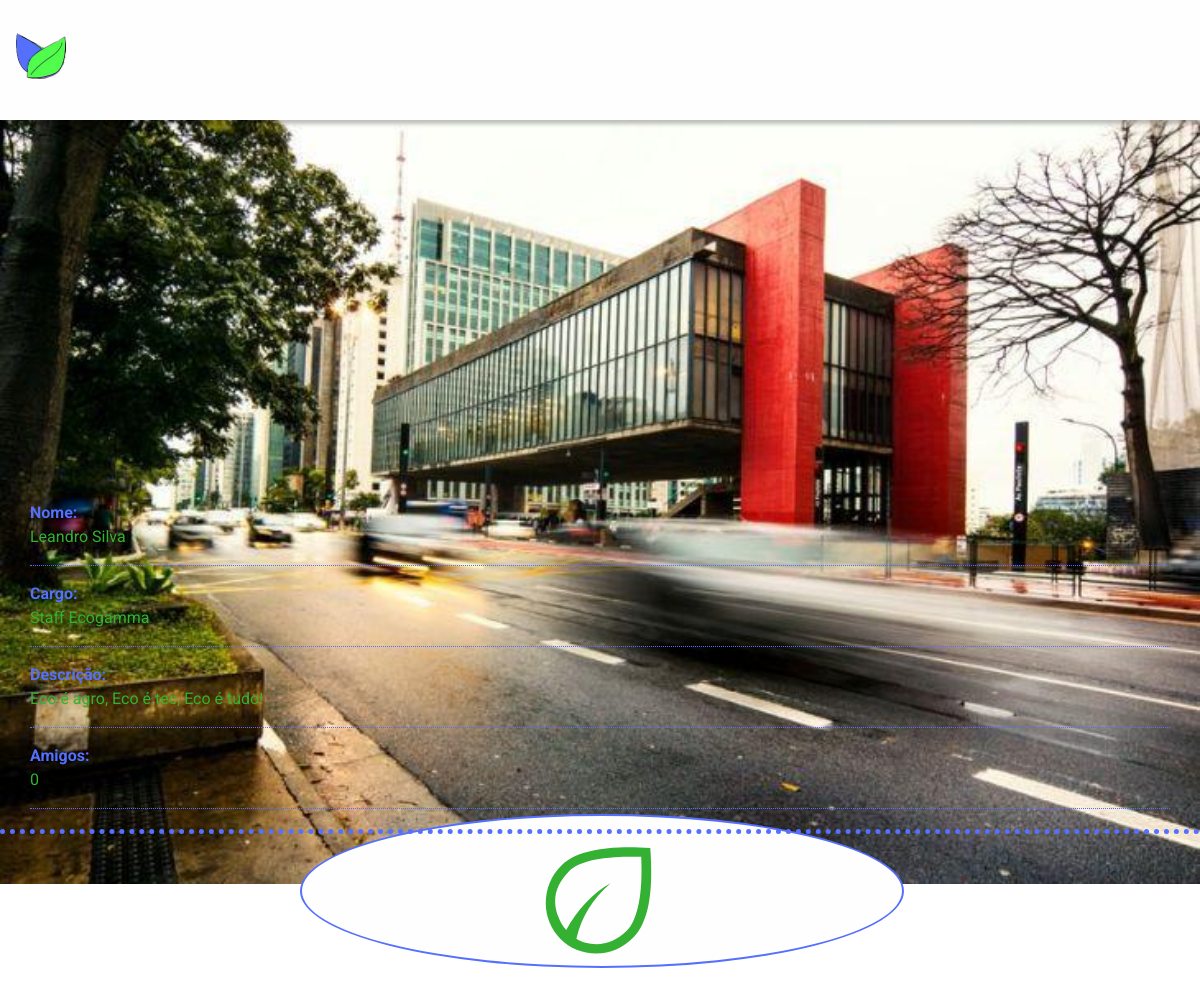
Page /estrutura/perfil.php (signed in) on the committed database.
### tables this page shows
CREATE TABLE IF NOT EXISTS `usuarios` (
  `id` int(11) NOT NULL AUTO_INCREMENT COMMENT 'id de cada um dos user',
  `token` tinyint(1) DEFAULT '0' COMMENT 'token de adm',
  `nome` varchar(80) NOT NULL COMMENT 'nome',
  `sobrenome` varchar(80) NOT NULL COMMENT 'sobrenome',
  `email` varchar(80) NOT NULL COMMENT 'email do usuário',
  `senha` varchar(45) NOT NULL COMMENT 'senha',
  `senhaC` varchar(45) NOT NULL COMMENT 'senha confirmada',
  `dataN` date NOT NULL COMMENT 'data de nascimento',
  `genero` varchar(30) NOT NULL COMMENT 'gênero do usuário\r\n(a gente tem lgbtqi+)',
  `numero` varchar(22) NOT NULL,
  `estado` varchar(60) NOT NULL,
  `cidade` varchar(80) NOT NULL COMMENT 'cidade',
  `profissao` varchar(120) NOT NULL COMMENT 'profissão/area de atuação',
  `mdEscuro` tinyint(4) NOT NULL DEFAULT '0',
  `foto` varchar(255) NOT NULL,
  `descricao` varchar(255) NOT NULL COMMENT 'Descricao que aparece no perfil do usuário',
  `amigos` int(20) NOT NULL DEFAULT '0',
  PRIMARY KEY (`id`)
);

### estrutura/administracao/sessao.php (called while the page is built, shortened)
<?php
include 'conexao.php';
    if (!isset($_SESSION['logado'])) {
        $_SESSION['logado'] = 0;
    } else {
        if ($_SESSION['logado'] == 1) {
            $email = $_SESSION['email'];
            $sql = "SELECT id, token, nome, sobrenome, email, dataN, genero, numero, estado, cidade, profissao, mdEscuro,
            foto, descricao, amigos FROM usuarios WHERE email = '$email'";
            $result = mysqli_query($conn, $sql);
            if (mysqli_num_rows($result) > 0) {
                while ($row = mysqli_fetch_assoc($result)) {
                    $nome = $row["nome"];
                    $sobrenome = $row["sobrenome"];
                    $estado = $row["estado"];
                    $foto = $row["foto"];
                    $profissao = $row["profissao"];
                    $descricao = $row["descricao"];
                    if (empty($descricao)) {
                        $descricao = 'Eco é agro, Eco é tec, Eco é tudo!';
                    }
                    $amigos = $row["amigos"];
                }
            } else {
                echo "0 results";
            }
        };
    }
?>

### estrutura/perfil.php (the view, shortened to what this page needs)
<!DOCTYPE html>
<html lang="pt-br">
<head>
  <?php include './base/linksGlobais.php' ?>
</head>
<body>
  <?php
  include './administracao/sessao.php';
  ?>
  <header class="header__interno">
    <div class="container">
      <div class="container__logo">
        <a href="login.php"><img src="../imagens/logos/logo-principal.png" alt="Logo Principal do Ecogamma" class="container__logo__imagem"></a>
      </div>
      <div class="container__perfil">
        <a href="perfil.php">
          <span class="material-symbols-outlined container__menu__icone span--verde">&#xe853;</span>
        </a>
      </div>
      <div class="container__chat">
        <a href="chat.php">
          <span class="material-symbols-outlined container__menu__icone span--azul">&#xe8af;</span>
        </a>
      </div>
      <div class="container__chat">
        <a href="logout.php">
          <span class="material-symbols-outlined container__menu__icone span--azul">&#xeffd;</span>
        </a>
      </div>
      <div id="container__menu" onclick="menuLateralInternoOpen()">
        <span class="material-symbols-outlined container__menu__icone span--azul">&#xe5d2;</span>
      </div>
    </div>
  </header>
  <main>
    <?php
    if ($estado == 'ac') {
      $fundo = 'ac.jpg';
    } elseif ($estado == 'al') {
      $fundo = 'al.jpg';
    } elseif ($estado == 'am') {
      $fundo = 'am.jpeg';
    } elseif ($estado == 'ap') {
      $fundo = 'ap.jpg';
    } elseif ($estado == 'ba') {
      $fundo = 'ba.jpg';
    } elseif ($estado == 'ce') {
      $fundo = 'ce.jpg';
    } elseif ($estado == 'df') {
      $fundo = 'df.jpg';
    } elseif ($estado == 'es') {
      $fundo = 'es.png';
    } elseif ($estado == 'go') {
      $fundo = 'go.jpg';
    } elseif ($estado == 'ma') {
      $fundo = 'ma.jpg';
    } elseif ($estado == 'mt') {
      $fundo = 'mt.jpg';
    } elseif ($estado == 'ms') {
      $fundo = 'ms.jpg';
    } elseif ($estado == 'mg') {
      $fundo = 'mg.jpg';
    } elseif ($estado == 'pa') {
      $fundo = 'pa.jpg';
    } elseif ($estado == 'pb') {
      $fundo = 'pb.jpg';
    } elseif ($estado == 'pr') {
      $fundo = 'pr.jpg';
    } elseif ($estado == 'pe') {
      $fundo = 'pe.jpg';
    } elseif ($estado == 'pi') {
      $fundo = 'pi.jpg';
    } elseif ($estado == 'rj') {
      $fundo = 'rj.jpg';
    } elseif ($estado == 'rn') {
      $fundo = 'rn.jpg';
    } elseif ($estado == 'ro') {
      $fundo = 'ro.jpg';
    } elseif ($estado == 'rs') {
      $fundo = 'rr.jpg';
    } elseif ($estado == 'rr') {
      $fundo = 'rr.jpg';
    } elseif ($estado == 'sc') {
      $fundo = 'sc.jpg';
    } elseif ($estado == 'se') {
      $fundo = 'se.jpg';
    } elseif ($estado == 'sp') {
      $fundo = 'sp.jpg';
    } elseif ($estado == 'to') {
      $fundo = 'to.jpg';
    }
    echo "
    <div class='container'>
      <div class='container__perfil'>
        <div class='container__perfil__capa'>
          <img src='../imagens/fundos/" . $fundo . "' alt='Fundo do perfil' class='container__perfil__capa__imagem'>
        </div>
        <div class='container__perfil__foto'>
          <img src='../imagens/" . $foto . "' alt='Fundo do perfil' class='container__perfil__foto__imagem'>
        </div>
        <div class='container__perfil__dados'>
          <ul class='container__perfil__dados__lista'>
            <li class='container__perfil__dados__lista__item'>
              <p>Nome:</p>
              <p>" . $nome . " " . $sobrenome . "</p>
            </li>
            <li class='container__perfil__dados__lista__item'>
              <p>Cargo:</p>
              <p>" . $profissao . "</p>
            </li>
            <li class='container__perfil__dados__lista__item'>
              <p>Descrição:</p>
              <p>" . $descricao . "</p>
            </li>
            <li class='container__perfil__dados__lista__item'>
              <p>Amigos:</p>
              <p>" . $amigos . "</p>
            </li>
          </ul>
        </div>
      </div>"
       ?>
  </main>
</body>
</html>

### estilos/css/styles.css (style rules this page uses)
html { font-family: "Roboto"; }
p, .p--alternativo { line-height: 1.5rem; text-align: justify; color: #111111; }
a { line-height: 1.5rem; text-align: justify; color: #111111; text-decoration: none; font-weight: 700; }
span { color: #5570FF; }
.span--verde { color: #34B132; }
header, .header__interno { z-index: 3; position: fixed; height: 15vh; width: 100vw; box-shadow: 0px 4px 4px rgba(0, 0, 0, 0.25); background: #fefefe; top: 0px; }
header .container, .header__interno .container { display: flex; padding: 1rem; box-sizing: border-box; align-items: center; justify-content: space-between; height: 100%; align-items: center; }
.header__interno .container { width: 100vw; }
main { position: absolute; z-index: 2; top: 40px; margin-top: 75px; padding: 0% 5% 0% 5%; width: 90%; }
main .container { display: flex; width: 100%; flex-direction: column; align-items: center; box-sizing: border-box; }
main .container .container__perfil { display: flex; flex-direction: column; position: absolute; }
header .container .container__logo { width: 100px; box-sizing: border-box; }
header .container .container__logo a .container__logo__imagem { width: 50%; }
main .container { width: 100%; }
main .container .container__perfil .container__perfil__capa { display: flex; position: relative; top: -30px; }
main .container .container__perfil .container__perfil__capa .container__perfil__capa__imagem { width: 100vw; }
main .container .container__perfil .container__perfil__foto { display: flex; position: relative; top: -100px; padding-left: 25vw; }
main .container .container__perfil .container__perfil__foto .container__perfil__foto__imagem { width: 50vw; border: 2px solid #5570FF; border-radius: 50%; height: 150px; background-color: #fefefe; }
main .container .container__perfil .container__perfil__dados { display: flex; flex-direction: column; padding: 2.5vh 2.5vw; position: absolute; border-bottom: 5px dotted #5570FF; top: 350px; width: 95vw; }
main .container .container__perfil .container__perfil__dados .container__perfil__dados__lista { display: flex; flex-direction: column; }
main .container .container__perfil .container__perfil__dados .container__perfil__dados__lista .container__perfil__dados__lista__item { padding: 1rem 0rem; display: flex; flex-direction: column; border-bottom: 1px dotted #5570FF; }
main .container .container__perfil .container__perfil__dados .container__perfil__dados__lista .container__perfil__dados__lista__item p:first-child { color: #5570FF; font-weight: 700; margin-right: 1rem; }
main .container .container__perfil .container__perfil__dados .container__perfil__dados__lista .container__perfil__dados__lista__item p { color: #34B132; }

### rows in the picture
usuarios: foto (placeholder picture), nome "Leandro", sobrenome "Silva", profissao "Staff Ecogamma", amigos "0"

### other values in the picture
$descricao "Eco é agro, Eco é tec, Eco é tudo!"
